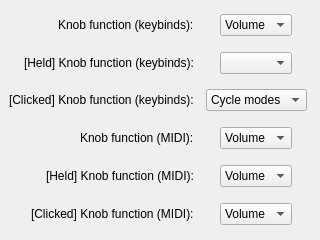
<?xml version="1.0" encoding="UTF-8"?>
<ui version="4.0">
 <class>Dialog</class>
 <widget class="QDialog" name="Dialog">
  <property name="geometry">
   <rect>
    <x>0</x>
    <y>0</y>
    <width>320</width>
    <height>240</height>
   </rect>
  </property>
  <property name="windowTitle">
   <string>Dialog</string>
  </property>
  <widget class="QWidget" name="gridLayoutWidget">
   <property name="geometry">
    <rect>
     <x>9</x>
     <y>9</y>
     <width>304</width>
     <height>221</height>
    </rect>
   </property>
   <layout class="QGridLayout" name="gridLayout">
    <item row="0" column="0" alignment="Qt::AlignmentFlag::AlignRight|Qt::AlignmentFlag::AlignVCenter">
     <widget class="QLabel" name="label">
      <property name="text">
       <string>Knob function (keybinds):</string>
      </property>
     </widget>
    </item>
    <item row="2" column="1" alignment="Qt::AlignmentFlag::AlignHCenter|Qt::AlignmentFlag::AlignVCenter">
     <widget class="QComboBox" name="comboBox_5">
      <item>
       <property name="text">
        <string>Cycle modes</string>
       </property>
      </item>
     </widget>
    </item>
    <item row="3" column="0" alignment="Qt::AlignmentFlag::AlignRight|Qt::AlignmentFlag::AlignVCenter">
     <widget class="QLabel" name="label_2">
      <property name="text">
       <string>Knob function (MIDI):</string>
      </property>
     </widget>
    </item>
    <item row="0" column="1" alignment="Qt::AlignmentFlag::AlignHCenter|Qt::AlignmentFlag::AlignVCenter">
     <widget class="QComboBox" name="comboBox">
      <item>
       <property name="text">
        <string>Volume</string>
       </property>
      </item>
     </widget>
    </item>
    <item row="1" column="1" alignment="Qt::AlignmentFlag::AlignHCenter|Qt::AlignmentFlag::AlignVCenter">
     <widget class="QComboBox" name="comboBox_3"/>
    </item>
    <item row="2" column="0" alignment="Qt::AlignmentFlag::AlignRight|Qt::AlignmentFlag::AlignVCenter">
     <widget class="QLabel" name="label_5">
      <property name="text">
       <string>[Clicked] Knob function (keybinds):</string>
      </property>
     </widget>
    </item>
    <item row="4" column="1" alignment="Qt::AlignmentFlag::AlignHCenter|Qt::AlignmentFlag::AlignVCenter">
     <widget class="QComboBox" name="comboBox_4">
      <item>
       <property name="text">
        <string>Volume</string>
       </property>
      </item>
      <item>
       <property name="text">
        <string>Note</string>
       </property>
      </item>
      <item>
       <property name="text">
        <string>Octave</string>
       </property>
      </item>
      <item>
       <property name="text">
        <string>Pitch</string>
       </property>
      </item>
     </widget>
    </item>
    <item row="4" column="0" alignment="Qt::AlignmentFlag::AlignRight|Qt::AlignmentFlag::AlignVCenter">
     <widget class="QLabel" name="label_4">
      <property name="text">
       <string>[Held] Knob function (MIDI):</string>
      </property>
     </widget>
    </item>
    <item row="3" column="1" alignment="Qt::AlignmentFlag::AlignHCenter|Qt::AlignmentFlag::AlignVCenter">
     <widget class="QComboBox" name="comboBox_2">
      <item>
       <property name="text">
        <string>Volume</string>
       </property>
      </item>
      <item>
       <property name="text">
        <string>Note</string>
       </property>
      </item>
      <item>
       <property name="text">
        <string>Octave</string>
       </property>
      </item>
      <item>
       <property name="text">
        <string>Pitch</string>
       </property>
      </item>
     </widget>
    </item>
    <item row="1" column="0" alignment="Qt::AlignmentFlag::AlignRight|Qt::AlignmentFlag::AlignVCenter">
     <widget class="QLabel" name="label_3">
      <property name="text">
       <string>[Held] Knob function (keybinds):</string>
      </property>
     </widget>
    </item>
    <item row="5" column="0" alignment="Qt::AlignmentFlag::AlignRight|Qt::AlignmentFlag::AlignVCenter">
     <widget class="QLabel" name="label_6">
      <property name="text">
       <string>[Clicked] Knob function (MIDI):</string>
      </property>
     </widget>
    </item>
    <item row="5" column="1" alignment="Qt::AlignmentFlag::AlignHCenter|Qt::AlignmentFlag::AlignVCenter">
     <widget class="QComboBox" name="comboBox_6">
      <item>
       <property name="text">
        <string>Volume</string>
       </property>
      </item>
      <item>
       <property name="text">
        <string>Note</string>
       </property>
      </item>
      <item>
       <property name="text">
        <string>Octave</string>
       </property>
      </item>
      <item>
       <property name="text">
        <string>Pitch</string>
       </property>
      </item>
     </widget>
    </item>
   </layout>
  </widget>
 </widget>
 <resources/>
 <connections/>
</ui>
